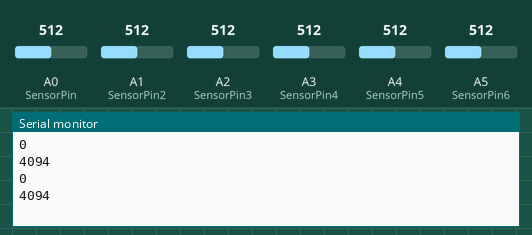
Recording of a sketch running on a simulated Arduino Uno, built with avr-gcc and run on an emulated ATmega328P. On the bench: the last lines printed to the serial monitor. The test bench sets the inputs (shaded band); at power-on: A0 (SensorPin) = 512, A4 (SensorPin5) = 512, A5 (SensorPin6) = 512, A1 (SensorPin2) = 512, A2 (SensorPin3) = 512, A3 (SensorPin4) = 512.

Above: at 1.8 s.
1.9 s: A0 (SensorPin) set to 716
At 2.8 s:
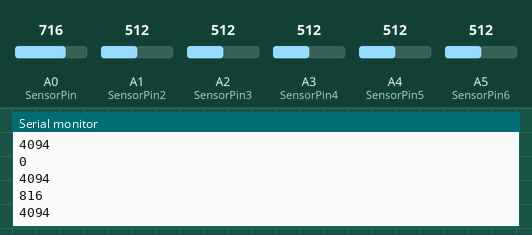
3.4 s: A4 (SensorPin5) set to 716
At 4.7 s:
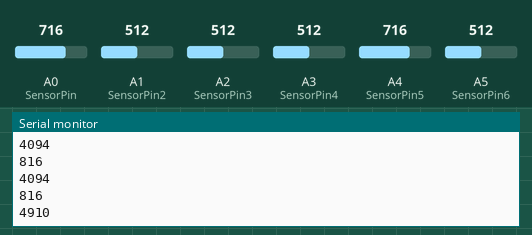
4.9 s: A5 (SensorPin6) set to 716
At 5.8 s:
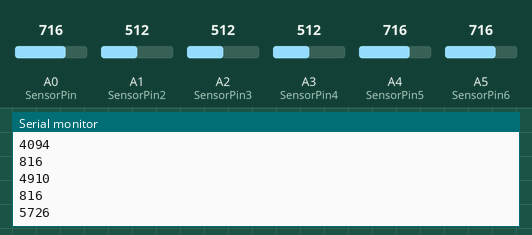
6.4 s: A1 (SensorPin2) set to 306
At 7.6 s:
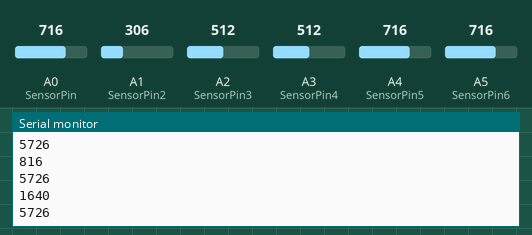
7.9 s: A0 (SensorPin) set to 992
At 8.4 s:
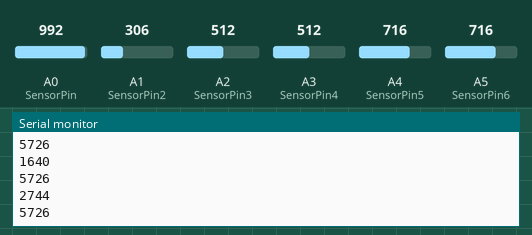
9.4 s: A1 (SensorPin2) set to 30
At 10.8 s:
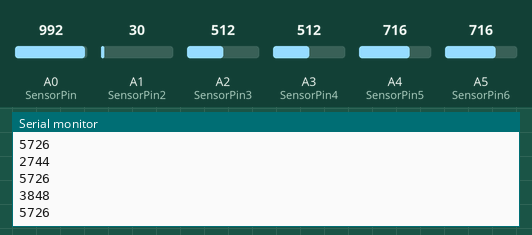
Timing chart, 0 to 11.9 s (numbered marks = the images above; inputs shaded):
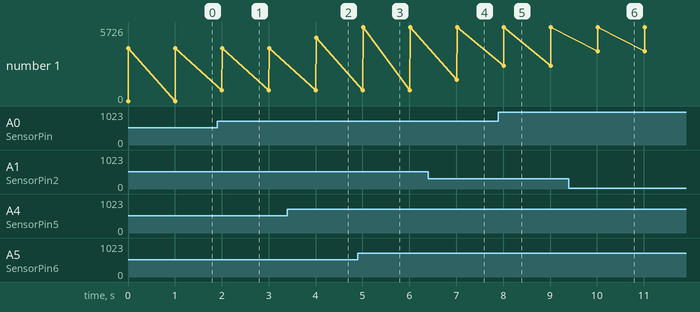

The sketch:

legs_Crossed.ino
```cpp
int SensorPin = A0; // analog pin 0
int SensorPin2 = A1;
int SensorPin3 = A2;
int SensorPin4 = A3;
int SensorPin5 = A4;
int SensorPin6 = A5;

void setup() {
  Serial.begin(9600);
}

void loop() {
  int SensorReading = analogRead(SensorPin);
  int SensorReading2 = analogRead(SensorPin2);
  int SensorReading3 = analogRead(SensorPin3);
  int SensorReading4 = analogRead(SensorPin4);
  int SensorReading5 = analogRead(SensorPin5);
  int SensorReading6 = analogRead(SensorPin6);

  int mfsr_r18a = map(SensorReading, 0, 1024, 0, 4095);
  int mfsr_r18b = map(SensorReading2, 0, 1024, 0, 4095);
  int mfsr_r18c = map(SensorReading3, 0, 1024, 0, 4095);
  int mfsr_r18d = map(SensorReading4, 0, 1024, 0, 4095);
  int mfsr_r18e = map(SensorReading5, 0, 1024, 0, 4095);
  int mfsr_r18f = map(SensorReading6, 0, 1024, 0, 4095);

// Serial.print("1st sensor(대퇴이두 (왼쪽)):");
// Serial.println(mfsr_r18a);
//  Serial.print("2nd sensor(대퇴이두 (오른쪽)):");
//  Serial.println(mfsr_r18b);
//  Serial.print("3rd (둔근(왼쪽)):");
//  Serial.println(mfsr_r18c);
//  Serial.print("4th sensor(둔근(오른쪽)):");
//  Serial.println(mfsr_r18d);
//  Serial.print("5th sensor(기립근(왼쪽)):");
//  Serial.println(mfsr_r18e);
//  Serial.print("6th sensor(기립근(오른쪽)):");
//  Serial.println(mfsr_r18f);

  int result1 = abs(mfsr_r18a - mfsr_r18b);  //result1 150이상 되면 메시지 전송
  int result2 = mfsr_r18e + mfsr_r18f;   // result2 값이 1000이상 되면 메시지 전송


  Serial.println(result1);
  Serial.println(result2);


  // 둔근에 압력이 감지 될 때 대퇴이두 센서 출력값이 150 이상이면 다리 꼬지 마세요 출력
  //if ((abs(SensorReading - SensorReading2) >= 150) && (SensorReading3 != 0) && (SensorReading4 != 0)) {
   // Serial.println("다리 꼬지 마세요!");
  //}

  // 기립근에 일정 수준 이상의 압력 감지시 허리 피세요! 출력
  //if ((SensorReading5 >= 40) && (SensorReading6 >= 40)) {
    //Serial.println("허리 피세요!");
  //}

  delay(1000);
}
```

Measured:
- after the input at 1.9 s, the serial monitor: prints a new line after 0.10 s (image 1)
- after the input at 3.4 s, the serial monitor: prints a new line after 0.61 s (image 2)
- after the input at 4.9 s, the serial monitor: prints a new line after 0.11 s (image 3)
- after the input at 6.4 s, the serial monitor: prints a new line after 0.61 s (image 4)
- after the input at 7.9 s, the serial monitor: prints a new line after 0.11 s (image 5)
- after the input at 9.4 s, the serial monitor: prints a new line after 0.61 s (image 6)
- plotted number 1: 4094 → 4910 after the input at 3.4 s, 4910 → 5726 after the input at 4.9 s
